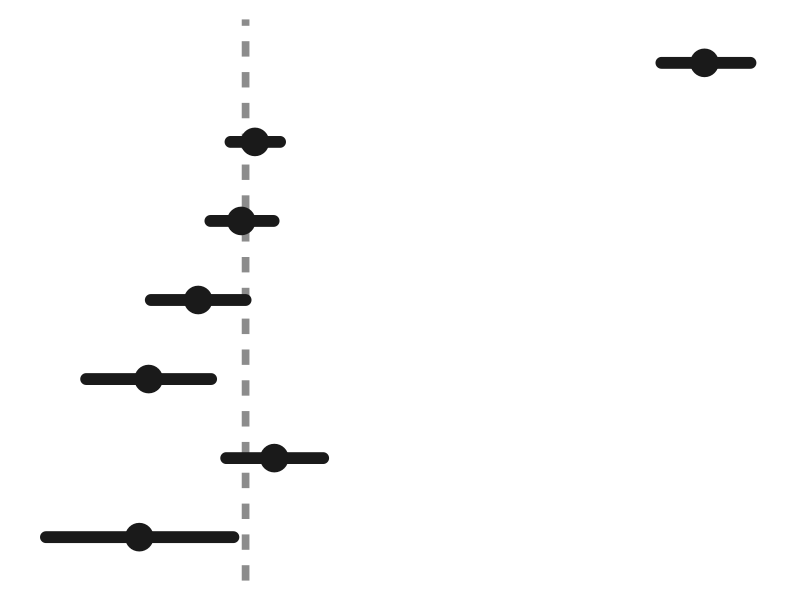

Here is the R script that generated this plot:
# Standalone thumbnail: the dot-whisker column on its own, bold enough to read
# at 82px on the front page. Numbers are the same ones used in the post's table.
# Run from this directory.
suppressMessages(library(ggplot2))
out <- "thumb-whisker.png"

d <- data.frame(
  row = 7:1,
  est = c(6.39, 0.13, -0.06, -0.66, -1.35, 0.40, -1.48),
  lo  = c(5.79, -0.21, -0.49, -1.32, -2.22, -0.27, -2.78),
  hi  = c(7.03, 0.48, 0.39, 0.00, -0.48, 1.08, -0.17)
)

p <- ggplot(d, aes(est, row)) +
  geom_vline(xintercept = 0, linetype = "22", linewidth = 2.6, colour = "grey55") +
  geom_linerange(aes(xmin = lo, xmax = hi), linewidth = 4,
                 colour = "grey10", lineend = "round") +
  geom_point(size = 9, colour = "grey10") +
  coord_cartesian(xlim = c(-3.15, 7.45), ylim = c(0.45, 7.55), expand = FALSE) +
  theme_void() +
  theme(
    plot.background = element_rect(fill = "white", colour = NA),
    plot.margin = margin(14, 14, 14, 14)
  )

ggsave(out, p, width = 4, height = 4, dpi = 200)
cat("saved", out, "\n")
